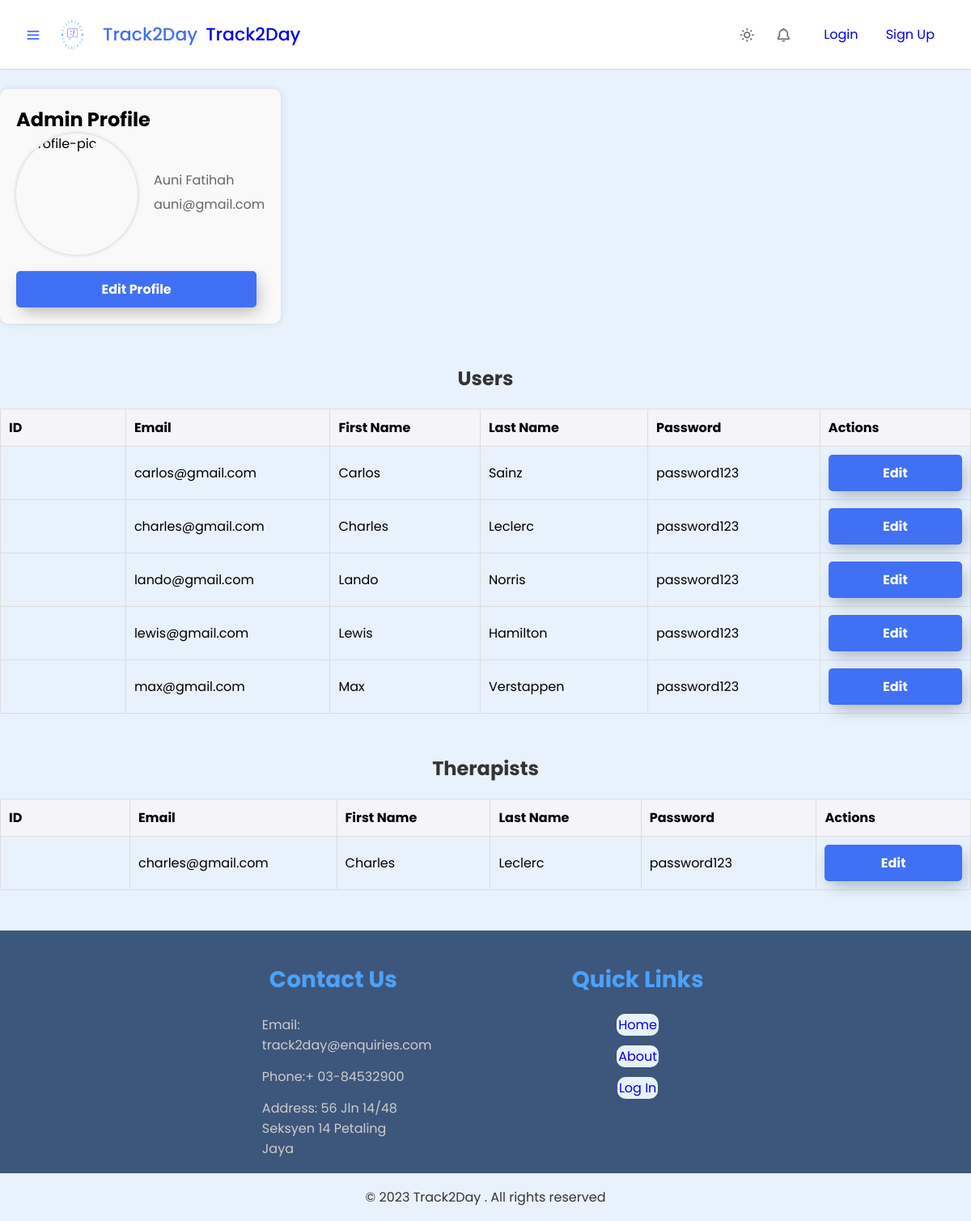
/admin_profile.php, run on the app's committed database.
### tables this page shows
CREATE TABLE `user` (
  `user_email` varchar(45) NOT NULL,
  `user_fname` varchar(45) NOT NULL,
  `user_lname` varchar(45) NOT NULL,
  `user_password` varchar(45) NOT NULL,
  `adm_email` varchar(45) NOT NULL
);

### admin_profile.php (called while the page is built, shortened)
<?php
$servername = "localhost";
$username = "root";
$password = "";
$dbname = "track2daydb";
$conn = new mysqli($servername, $username, $password, $dbname);
$admin_email = 'auni@gmail.com';
$admin_sql = "SELECT * FROM admin WHERE adm_email='$admin_email'";
$admin_result = $conn->query($admin_sql);
$admin = $admin_result->fetch_assoc();
$user_sql = "SELECT * FROM user";
$user_result = $conn->query($user_sql);
$therapist_sql = "SELECT * FROM user WHERE user_email IN (SELECT user_email FROM user_mood WHERE mood_id = 'M005')";
$therapist_result = $conn->query($therapist_sql);
include 'admin_profile_view.php';
?>

### admin_profile_view.php (the view, shortened to what this page needs)
<!DOCTYPE html>
<html lang="en">
<head>
  <link href="https://unpkg.com/boxicons@2.1.4/css/boxicons.min.css" rel="stylesheet" />
  <link rel="stylesheet" href="style.css" />
</head>
<body>
  <nav class="navbar">
    <div class="logo_item">
      <i class="bx bx-menu" id="sidebarOpen"></i>
      <img src="icon.jpg" alt="">Track2Day
      <a href="menu.html">Track2Day</a>
    </div>
    <div class="navbar_content">
      <i class='bx bx-sun' id="darkLight"></i>
      <i class='bx bx-bell'></i>
      <ul>
        <li><a href="login.html">Login</a></li>
        <li><a href="signup.html">Sign Up</a></li>
      </ul>
    </div>
  </nav>
  <main>
    <section>
      <div class="adminprofile-container">
        <h1>Admin Profile</h1>
        <div class="profile-details">
          <div class="profile-pic">
            <img src='profile-pic.jpg' alt="profile-pic">
          </div>
          <div class="profile-info">
            <p id="admin-name"><?php echo $admin['adm_fname'] . ' ' . $admin['adm_lname']; ?></p>
            <p id="admin-email"><?php echo $admin['adm_email']; ?></p>
          </div>
        </div>
        <div class="profile-actions">
          <button onclick="location.href='editprofile.html'">Edit Profile</button>
        </div>
      </div>
      <div class="data-ttables">
        <h2>Users</h2>
        <table id="user-table">
          <thead>
            <tr>
              <th>ID</th>
              <th>Email</th>
              <th>First Name</th>
              <th>Last Name</th>
              <th>Password</th>
              <th>Actions</th>
            </tr>
          </thead>
          <tbody>
            <?php while($row = $user_result->fetch_assoc()) { ?>
            <tr>
              <td><?php echo $row['user_id']; ?></td>
              <td><?php echo $row['user_email']; ?></td>
              <td><?php echo $row['user_fname']; ?></td>
              <td><?php echo $row['user_lname']; ?></td>
              <td><?php echo $row['user_password']; ?></td>
              <td>
                <button onclick="location.href='edituser.php?email=<?php echo $row['user_email']; ?>'">Edit</button>
              </td>
            </tr>
            <?php } ?>
          </tbody>
        </table>
        <br></br>
        <h2>Therapists</h2>
        <table id="therapist-table">
          <thead>
            <tr>
              <th>ID</th>
              <th>Email</th>
              <th>First Name</th>
              <th>Last Name</th>
              <th>Password</th>
              <th>Actions</th>
            </tr>
          </thead>
          <tbody>
            <?php while($row = $therapist_result->fetch_assoc()) { ?>
            <tr>
              <td><?php echo $row['user_id']; ?></td>
              <td><?php echo $row['user_email']; ?></td>
              <td><?php echo $row['user_fname']; ?></td>
              <td><?php echo $row['user_lname']; ?></td>
              <td><?php echo $row['user_password']; ?></td>
              <td>
                <button onclick="location.href='edittherapist.php?email=<?php echo $row['user_email']; ?>'">Edit</button>
              </td>
            </tr>
            <?php } ?>
          </tbody>
        </table>
        <br></br>
      </div>
    </section>
  </main>
  <footer>
    <div class="footer-container">
        <div class="footer-content">
            <h3>Contact Us</h3>
            <p>Email: track2day@enquiries.com</p>
            <p>Phone:+ 03-84532900</p>
            <p>Address: 56 Jln 14/48 Seksyen 14 Petaling Jaya</p>
        </div>
        <div class="footer-content">
            <h3>Quick Links</h3>
             <ul class="list">
                <li><a href="menu.html">Home</a></li>
                <li><a href="aboutus.html">About</a></li>
                <li><a href="login.html">Log In</a></li>
             </ul>
        </div>
    </div>
    <div class="bottom-bar">
        <p>&copy; 2023 Track2Day . All rights reserved</p>
    </div>
</footer>
</body>
</html>

### style.css (style rules this page uses)
* { margin: 0; padding: 0; box-sizing: border-box; font-family: "Poppins", sans-serif; }
:root { --white-color: #fff; --blue-color: #4070f4; --grey-color: #707070; --grey-color-light: #aaa; }
body { background-color: #e7f2fd; transition: all 0.5s ease; padding-top: 60px; }
.navbar { position: fixed; top: 0; width: 100%; left: 0; background-color: var(--white-color); display: flex; align-items: center; justify-content: space-between; padding: 15px 30px; z-index: 1000; box-shadow: 0 0 2px var(--grey-color-light); }
.logo_item { display: flex; align-items: center; column-gap: 10px; font-size: 22px; font-weight: 500; color: var(--blue-color); }
.navbar img { width: 55px; height: 55px; border-radius: 75%; }
.navbar_content { display: flex; align-items: center; column-gap: 25px; }
.navbar a { text-decoration: none; }
.navbar_content i { cursor: pointer; font-size: 20px; color: var(--grey-color); }
.navbar_content li { list-style: none; display: inline; }
.navbar_content li a { text-decoration: none; padding: 0 15px; }
button { padding: 1px 2px; border: unset; border-radius: 15px; color: #212121; z-index: 1; background: hsl(176, 26%, 88%); position: relative; font-weight: 700; font-size: 14px; -webkit-box-shadow: 4px 8px 19px -2px rgba(0,0,0,0.27); box-shadow: 4px 8px 19px -3px rgba(0,0,0,0.27); transition: all 250ms; overflow: hidden; }
button::before { content: ""; position: absolute; top: 0; left: 0; height: 100%; width: 0; border-radius: 15px; background-color: #212121; z-index: -1; -webkit-box-shadow: 4px 8px 19px -3px rgba(0,0,0,0.27); box-shadow: 4px 8px 19px -3px rgba(0,0,0,0.27); transition: all 250ms }
footer { background: hsla(216, 50%, 27%, 0.861); padding-top: 40px; }
.footer-container { width: 1130px; height: 210px; margin: auto; display: flex; justify-content: center; }
.footer-content { width: 33.3%; }
h3 { font-size: 28px; margin-bottom: 15px; text-align: center; color: #4ba2f9; }
.footer-content p { width:190px; margin: auto; padding: 7px; color: #cdcdcd; }
.footer-content ul { text-align: center; }
.list { padding: 0; }
.list li { width: auto; text-align: center; list-style-type:none; padding: 7px; position: relative; }
.list li::before { content: ''; position: absolute; transform: translate(-50%,-50%); left: 50%; top: 100%; width: 0; height: 2px; background: #f18930; transition-duration: .5s; }
footer a { text-decoration: none; background-color: #e7f2fd; border-radius: 10px; padding: 2px; }
.bottom-bar { background: #e7f2fd; text-align: center; padding: 10px 0; margin-top: 50px; }
.bottom-bar p { color: #343434; margin: 0; font-size: 16px; padding: 7px; }
button { width: 100%; padding: 10px; border: none; border-radius: 5px; background-color: var(--blue-color); color: var(--white-color); font-size: 16px; cursor: pointer; transition: background-color 0.3s ease; }
.profile-details { display: flex; align-items: center; margin-bottom: 20px; }
.profile-pic { width: 150px; height: 150px; border-radius: 50%; overflow: hidden; margin-right: 20px; box-shadow: 0 0 5px rgba(0, 0, 0, 0.2); }
.profile-pic img { width: 100%; height: 100%; object-fit: cover; }
.profile-info { flex: 1; }
.profile-info p { margin-bottom: 5px; color: #666; }
.profile-actions { display: flex; justify-content: space-between; }
.profile-actions button { flex: 1; padding: 10px 20px; margin-right: 10px; border: none; border-radius: 5px; background-color: #4070f4; color: #fff; font-size: 16px; cursor: pointer; transition: background-color 0.3s ease; }
h2 { text-align: center; color: #333; }
* { margin: 0; padding: 0; box-sizing: border-box; }
html { height: 100%; }
body { height: 100%; }
.table, td { width: 400px; height: 40px; border: 1px solid black; }
*, *::before, *::after { box-sizing: border-box; }
.adminprofile-container { display:inline-block; margin: 50px auto; max-width: 800px; padding: 20px; background-color: #f9f9f9; border-radius: 10px; box-shadow: 0 0 10px rgba(0, 0, 0, 0.1); }
.profile-details { display: flex; align-items: center; }
.profile-pic img { width: 100px; height: 100px; border-radius: 50%; margin-right: 20px; }
.profile-actions { margin-top: 20px; }
table { width: 100%; border-collapse: collapse; margin-top: 20px; }
table, th, td { border: 1px solid #ddd; }
th, td { padding: 10px; text-align: left; }
th { background-color: #f4f4f9; }

### data on the page
user: user_email "carlos@gmail.com", user_fname "Carlos", user_lname "Sainz", user_password "password123"
user: user_email "charles@gmail.com", user_fname "Charles", user_lname "Leclerc", user_password "password123"
user: user_email "lando@gmail.com", user_fname "Lando", user_lname "Norris", user_password "password123"
user: user_email "lewis@gmail.com", user_fname "Lewis", user_lname "Hamilton", user_password "password123"
user: user_email "max@gmail.com", user_fname "Max", user_lname "Verstappen", user_password "password123"

### other printed values
$admin['adm_fname'] "Auni"
$admin['adm_lname'] "Fatihah"
$admin['adm_email'] "auni@gmail.com"
